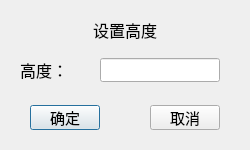
<?xml version="1.0" encoding="UTF-8"?>
<ui version="4.0">
 <class>ChangeHeight</class>
 <widget class="QDialog" name="ChangeHeight">
  <property name="geometry">
   <rect>
    <x>0</x>
    <y>0</y>
    <width>250</width>
    <height>150</height>
   </rect>
  </property>
  <property name="windowTitle">
   <string>改变高度（601~3000）</string>
  </property>
  <widget class="QLabel" name="label">
   <property name="geometry">
    <rect>
     <x>85</x>
     <y>20</y>
     <width>80</width>
     <height>20</height>
    </rect>
   </property>
   <property name="font">
    <font>
     <family>Adobe 黑体 Std R</family>
     <pointsize>12</pointsize>
    </font>
   </property>
   <property name="text">
    <string>设置高度</string>
   </property>
   <property name="alignment">
    <set>Qt::AlignCenter</set>
   </property>
  </widget>
  <widget class="QLabel" name="label_2">
   <property name="geometry">
    <rect>
     <x>20</x>
     <y>60</y>
     <width>60</width>
     <height>20</height>
    </rect>
   </property>
   <property name="font">
    <font>
     <family>Adobe 黑体 Std R</family>
     <pointsize>12</pointsize>
    </font>
   </property>
   <property name="text">
    <string>高度：</string>
   </property>
  </widget>
  <widget class="QLineEdit" name="lineEdit">
   <property name="geometry">
    <rect>
     <x>100</x>
     <y>58</y>
     <width>120</width>
     <height>24</height>
    </rect>
   </property>
  </widget>
  <widget class="QPushButton" name="pushButton">
   <property name="geometry">
    <rect>
     <x>30</x>
     <y>105</y>
     <width>70</width>
     <height>25</height>
    </rect>
   </property>
   <property name="font">
    <font>
     <family>Adobe 黑体 Std R</family>
     <pointsize>11</pointsize>
    </font>
   </property>
   <property name="text">
    <string>确定</string>
   </property>
  </widget>
  <widget class="QPushButton" name="pushButton_2">
   <property name="geometry">
    <rect>
     <x>150</x>
     <y>105</y>
     <width>70</width>
     <height>25</height>
    </rect>
   </property>
   <property name="font">
    <font>
     <family>Adobe 黑体 Std R</family>
     <pointsize>11</pointsize>
    </font>
   </property>
   <property name="text">
    <string>取消</string>
   </property>
  </widget>
 </widget>
 <resources/>
 <connections/>
</ui>
